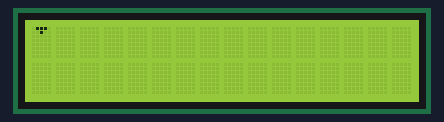
Recording of a sketch running on a simulated Arduino Uno, built with avr-gcc and run on an emulated ATmega328P. Parts: 16×2 character LCD.

Above: at 0.1 s.
At 1.1 s:
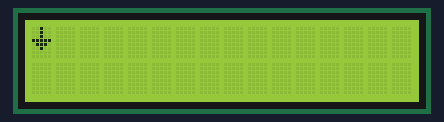
At 1.6 s:
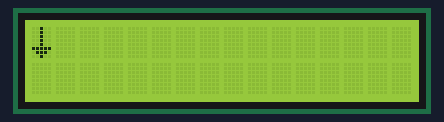
At 3.1 s:
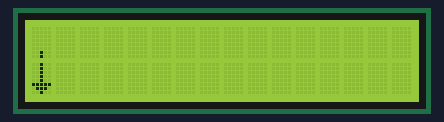
At 4.1 s:
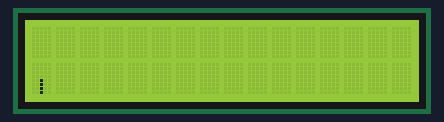
At 6.1 s:
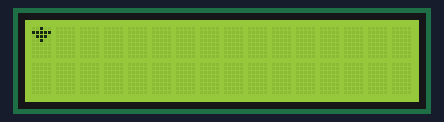

The sketch:

06h_LCD1602_animacja.ino
```cpp
#include <LiquidCrystal.h>

/*
 Wyświetlacz podłączenie:
 VSS - masa - GND
 VDD - zasilanie +5V
 V0 - kontrast - potencjometr do +5V i GND
 RS - pin 2 - wybór rejestrów (komenda, dane)
 RW - masa - GND
 E - pin 3 - zezwolenie na zapis do rejestrów
 D4 - pin 4 - dane
 D5 - pin 5 - dane
 D6 - pin 6 - dane
 D7 - pin 7 - dane
 A - zasilanie +5V - zasilanie podświetlenia
 K - masa GND - masa podświetlenia
 */

// Inicjalizacja biblioteki - stworzenie obiektu lcd który będzie naszym wyświetlaczem
LiquidCrystal lcd(2, 3, 4, 5, 6, 7);

// Definicja własnych znaków o rozmiarach 5x8 pixeli
byte obraz0[8] = {
  B01110,
  B00100
};
byte obraz1[8] = {
  B00100,
  B11111,
  B01110,
  B00100
};
byte obraz2[8] = {
  B00100,
  B00100,
  B00100,
  B11111,
  B01110,
  B00100
};
byte obraz3[] = {
  B00100,
  B00100,
  B00100,
  B00100,
  B00100,
  B11111,
  B01110,
  B00100
};
byte obraz4[] = {
  B00000,
  B00000,
  B00100,
  B00100,
  B00100,
  B00100,
  B00100,
  B11111
};
byte obraz5[] = {
  B00000,
  B00000,
  B00000,
  B00000,
  B00100,
  B00100,
  B00100,
  B00100
};
byte obraz6[] = {
  B00000,
  B00000,
  B00000,
  B00000,
  B00000,
  B00000,
  B00100,
  B00100
};
byte obraz7[8] = {
};
// Ustawienie czasu opoznienia
int czas=500;

void setup() {
  // Zapisz znaki w pamięci wyświetlacza.
  // W metodzie lcd.crateChar() mamy do dyspozycji 8 pozycji na zapisanie znaku (0-7)
  lcd.createChar(0, obraz0);
  lcd.createChar(1, obraz1);
  lcd.createChar(2, obraz2);
  lcd.createChar(3, obraz3);
  lcd.createChar(4, obraz4);
  lcd.createChar(5, obraz5);
  lcd.createChar(6, obraz6);
  lcd.createChar(7, obraz7);
  // Inicjalizacja wyświetlacza
  lcd.begin(16, 2);
}

void loop() {
  lcd.clear();
  // Umieść kursor w pozycji 0,0 - to samo co lcd.setCursor(0,0)
  lcd.setCursor(0,0);
  // Wyświetl klatke 0 - odwołanie do znaku na pozycji byte(0)
  lcd.write(byte(0));
  delay(czas);
  // Wyświetl klatke 1
  lcd.setCursor(0,0);
  lcd.write(byte(1));
  delay(czas);
  // Wyświetl klatke 2
  lcd.setCursor(0,0);
  lcd.write(byte(2));
  delay(czas);
  // Wyświetl klatke 3
  lcd.setCursor(0,0);
  lcd.write(byte(3));
  delay(czas);
  // Wyświetl klatke 4
  lcd.setCursor(0,0);
  lcd.write(byte(4));
  lcd.setCursor(0,1);
  lcd.write(byte(1));
  delay(czas);
  // Wyświetl klatke 5
  lcd.setCursor(0,0);
  lcd.write(byte(5));
  lcd.setCursor(0,1);
  lcd.write(byte(2));
  delay(czas);
  // Wyświetl klatke 6
  lcd.setCursor(0,0);
  lcd.write(byte(6));
  lcd.setCursor(0,1);
  lcd.write(byte(3));
  delay(czas);
  // Wyświetl klatke 7
  lcd.setCursor(0,0);
  lcd.write(byte(7));
  lcd.setCursor(0,1);
  lcd.write(byte(4));
  delay(czas);
  // Wyświetl klatke 8
  lcd.setCursor(0,1);
  lcd.write(byte(5));
  delay(czas);
  // Wyświetl klatke 9
  lcd.setCursor(0,1);
  lcd.write(byte(6));
  delay(czas);
  // Wyświetl klatke 10
  lcd.setCursor(0,1);
  lcd.write(byte(7));
  delay(czas);
}
```

Measured:
- by itself, everything shown: repeats every 5.5 s, in 11 steps
- what the display in image 1 shows lasts 0.5 s, from 1.1 s to 1.6 s
